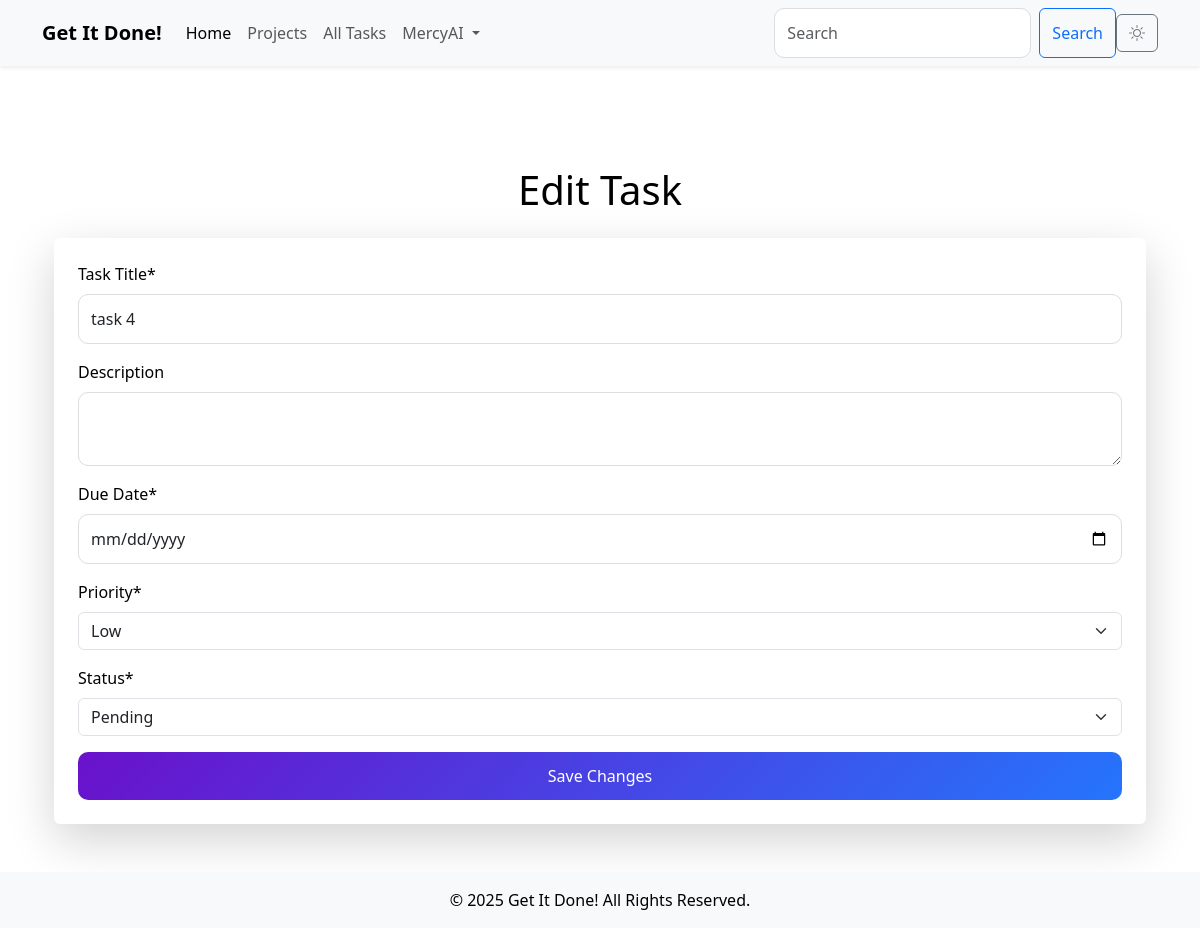
Page /edit_task/9 (signed in) on the earlier database version.
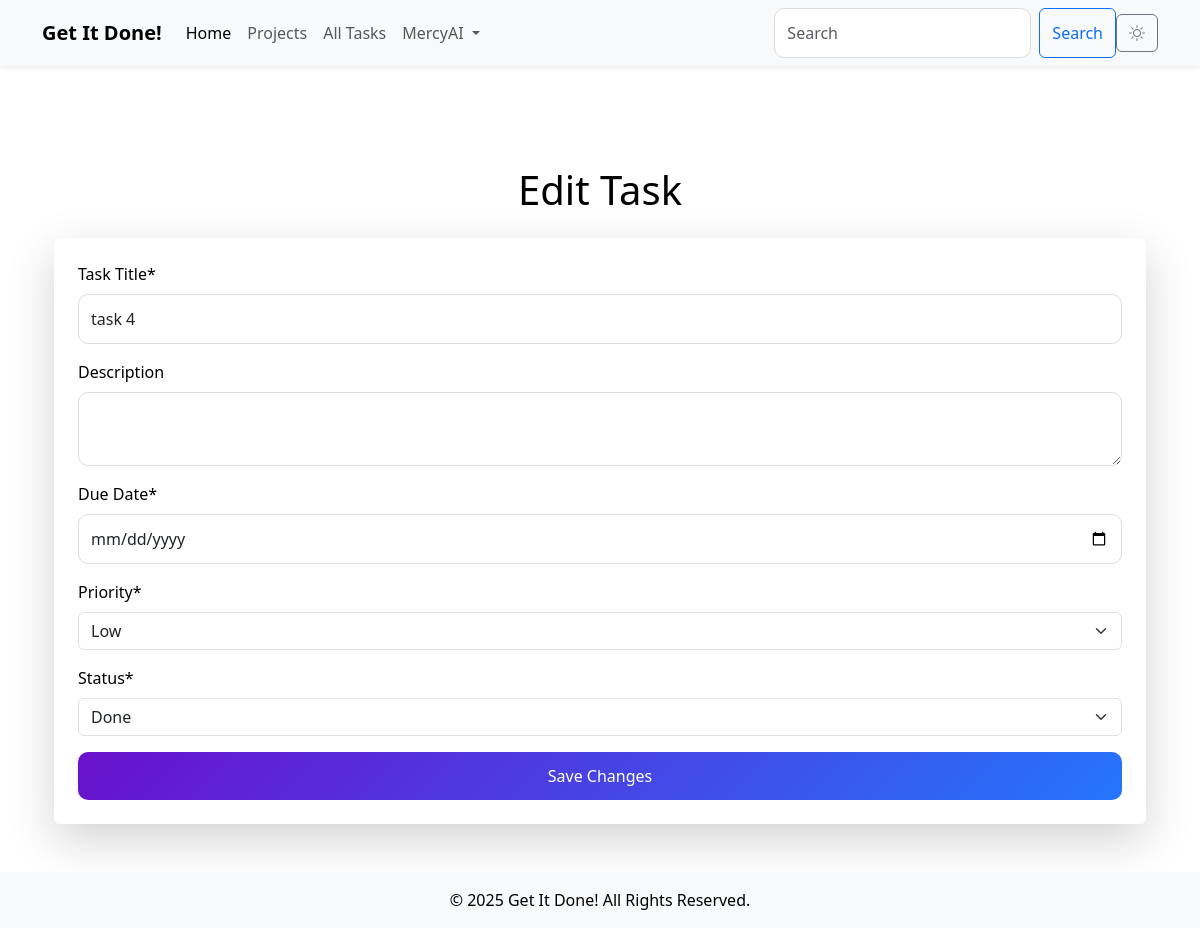
Same page on the later database version.
### models.py (models this page shows, shortened)
class Task(db.Model):
    id = db.Column(db.Integer, primary_key=True)
    title = db.Column(db.String(200), nullable=False)
    description = db.Column(db.Text, nullable=False)
    due_date = db.Column(db.DateTime, nullable=True)
    created_at = db.Column(db.DateTime, default=db.func.current_timestamp())
    updated_at = db.Column(db.DateTime, default=db.func.current_timestamp(), onupdate=db.func.current_timestamp())
    priority = db.Column(Enum(PriorityLevel), nullable=False)
    status = db.Column(Enum(TaskStatus), nullable=False)
    deleted_at = db.Column(db.DateTime, nullable=True)
    user_id = db.Column(db.Integer, db.ForeignKey('user.id'), nullable=False, index=True)
    project_id = db.Column(db.Integer, db.ForeignKey('project.id'), nullable=True, index=True)  # Link to Project

### main.py (the view, shortened to what this page needs)
@app.route('/edit_task/<int:task_id>', methods=['GET', 'POST'])
@login_required
def edit_task(task_id):
    form = BaseForm()
    task = Task.query.get_or_404(task_id)
    if task.user_id != current_user.id:
        flash("You don't have permission to edit this task.", 'danger')
        return redirect(url_for('index'))
    priorities = list(PriorityLevel)
    statuses = list(TaskStatus)
    return render_template('edit_task.html', form=form, task=task, priorities=priorities, statuses=statuses)

### main.py
class BaseForm(FlaskForm):
    pass    #Create an instance of the form class in every route that requires CSRF protection ie form = BaseForm()

### main.py (called while the page is built)
@login_manager.user_loader
def load_user(user_id):
    return User.query.get(int(user_id))

### templates/edit_task.html (shortened to what this page needs)
{% extends 'base.html' %}
{% block content %}
<div class="container mt-5">
    <h1 class="text-center mb-4">Edit Task</h1>
    <form method="POST" action="{{ url_for('edit_task', task_id=task.id) }}" class="shadow-lg p-4 bg-white rounded">
        <div class="form-group mb-3">
            <label for="title" class="form-label">Task Title*</label>
            <input type="text" id="title" name="title" class="form-control" value="{{ task.title }}" required>
        </div>
        <div class="form-group mb-3">
            <label for="description" class="form-label">Description</label>
            <textarea id="description" name="description" class="form-control">{{ task.description }}</textarea>
        </div>
        <div class="form-group mb-3">
            <label for="due_date" class="form-label">Due Date*</label>
            <input type="date" id="due_date" name="due_date" class="form-control" value="{{ task.due_date }}" required>
        </div>
        <div class="form-group mb-3">
            <label for="priority" class="form-label">Priority*</label>
            <select id="priority" name="priority" class="form-select" required>
                {% for priority in priorities %}
                    <option value="{{ priority.value }}" {% if task.priority.value == priority.value %}selected{% endif %}>
                        {{ priority.value }}
                    </option>
                {% endfor %}
            </select>
        </div>
        <div class="form-group mb-3">
            <label for="status" class="form-label">Status*</label>
            <select id="status" name="status" class="form-select" required>
                {% for status in statuses %}
                    <option value="{{ status.value }}" {% if task.status.value == status.value %}selected{% endif %}>
                        {{ status.value }}
                    </option>
                {% endfor %}
            </select>
        </div>
        <button type="submit" class="btn btn-primary w-100">Save Changes</button>
    </form>
</div>
{% endblock %}

Differences in the rows shown:
changed Task "task 4": status "Pending" → "Done"
